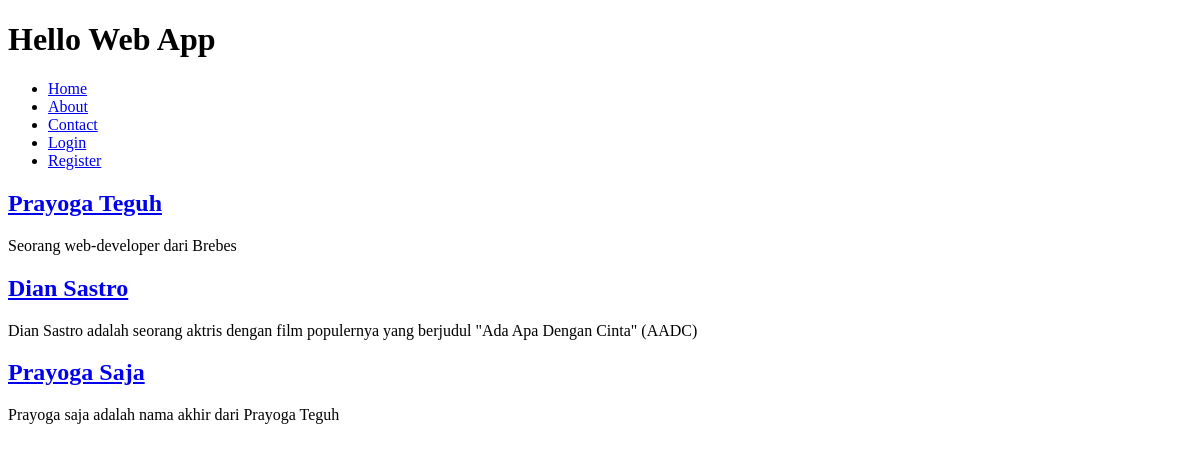
/, run on an earlier commit of the app's database.
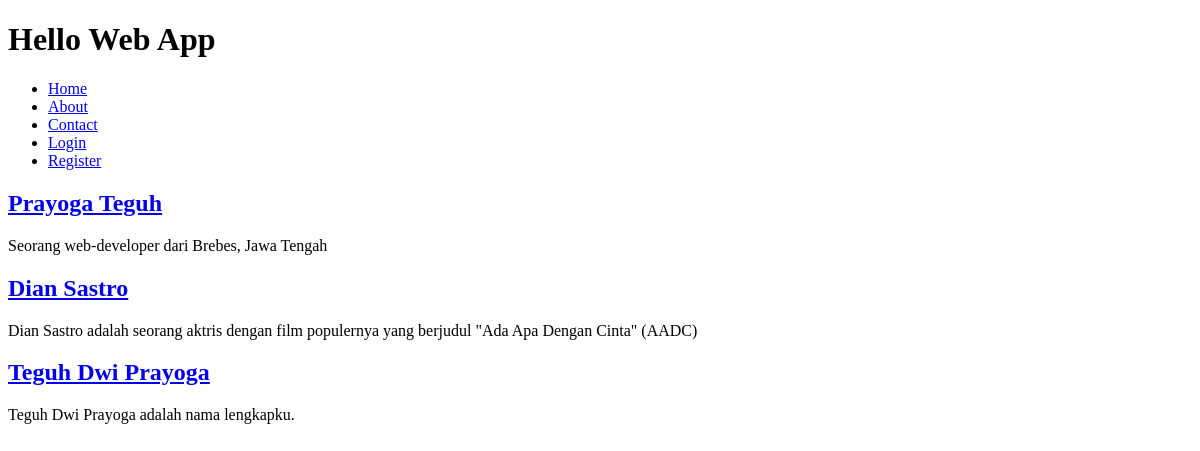
And on a later commit of the database.
### collection/models.py (models this page shows)
class Thing(models.Model):
    name = models.CharField(max_length=255)
    description = models.TextField()
    slug = models.SlugField(unique=True)
    user = models.OneToOneField(User, blank=True, null=True)

### collection/views.py (the view)
# urls.py: url(r'^$', views.index, name='home'),
def index(request):
    things = Thing.objects.all()
    return render(request, 'index.html', {'things': things,})

### collection/templates/index.html (shortened to what this page needs)
{% extends 'base.html' %}
{% load humanize %}
{% block content %}
    {% for thing in things %}
    <h2>
        <a href="{% url 'thing_detail' slug=thing.slug %}">{{ thing.name }}</a>
    </h2>
    <p>{{ thing.description }}</p>
    {% endfor %}
{% endblock %}

What changed in the data, as far as the page shows it:
changed Thing "Prayoga Teguh": description "Seorang web-developer dari Brebes" → "Seorang web-developer dari Brebes, Jawa Tengah"
changed Thing: name "Prayoga Saja" → "Teguh Dwi Prayoga"; description "Prayoga saja adalah nama akhir dari Prayoga Teguh" → "Teguh Dwi Prayoga adalah nama lengkapku."
